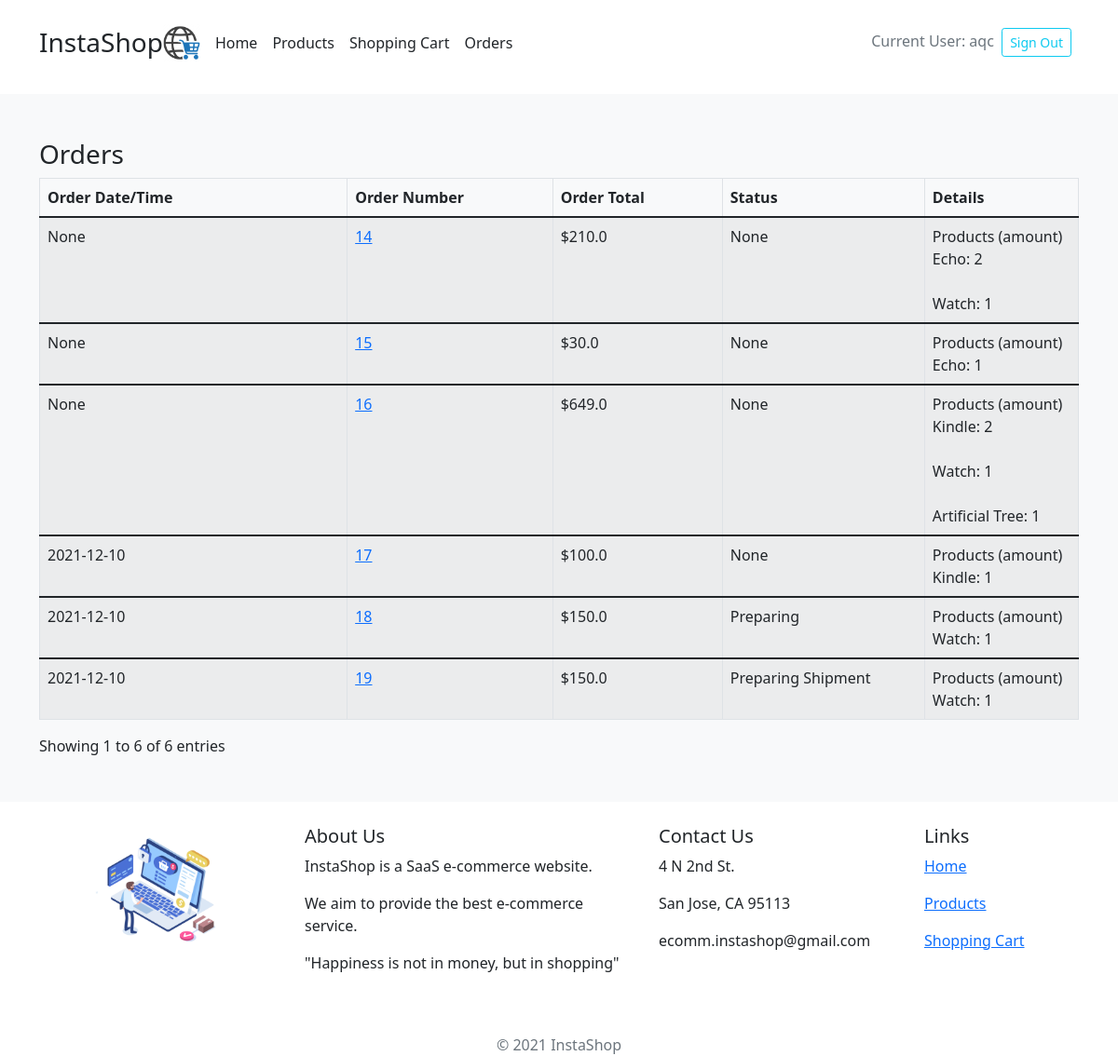
The app's page /ecommerce/orders (signed in) with its own data.
### ecommerce/models.py (models this page shows, shortened)
class User(models.Model):
    username = models.CharField(max_length=20)
    password = models.CharField(max_length=26)

class Order(models.Model):
    user = models.ForeignKey(User, on_delete=models.CASCADE, null=True)
    firstname = models.CharField(max_length=50)
    email = models.CharField(max_length=50)
    address = models.CharField(max_length=50)
    city = models.CharField(max_length=50)
    state = models.CharField(max_length=50)
    zip = models.CharField(max_length=50)
    cardname = models.CharField(max_length=50)
    cardnumber = models.CharField(max_length=50)
    expmonth = models.CharField(max_length=500)
    totals = models.FloatField(null=True)
    times = models.CharField(max_length=50, null=True)
    status = models.CharField(max_length=50, null=True)

class OrderItem(models.Model):
    order = models.ForeignKey(Order, on_delete=models.CASCADE)
    product = models.ForeignKey(Product, on_delete=models.CASCADE, null=True)
    count = models.IntegerField()
    total = models.FloatField(null=True)

class Product(models.Model):
    name = models.CharField(max_length=50)
    description = models.CharField(max_length=500)
    price = models.FloatField(null=True)
    stock = models.IntegerField(null=True)

### ecommerce/views.py (the view)
# urls.py: path('orders', views.orders, name='orders')
def orders(request):
    user = get_current_user(request)
    order_list = Order.objects.filter(user=user.id)
    order_detail = {}
    ordersNum = 0
    for orders in order_list:
        items = OrderItem.objects.filter(order=orders.id)
        order_detail[orders] = items
        ordersNum = ordersNum + 1
    context = {
        'order_list': order_list,
        'order_detail': order_detail,
        'ordersNum': ordersNum,
        'user': user
    }
    return render(request, 'ecommerce/orders.html', context)

### ecommerce/views.py (called while the page is built)
def get_current_user(request):
    try:
        user_id = request.session['user_id']
        user = User.objects.get(pk=user_id)
        return user
    except KeyError:
        return None

### ecommerce/templates/ecommerce/orders.html (shortened to what this page needs)
{% include "ecommerce/header.html" %}
<body>
    <div class="album py-5 bg-light">
        <div class="container">
            <h3 class="account-header">Orders</h3>
            <div class="order-history-table">
                <div id="order_table_wrapper" class="dataTables_wrapper" role="grid">
                    <table cellpadding="0" cellspacing="0" border="0" class="display table table-striped table-bordered dataTable" id="order_table" aria-describedby="order_table_info">
                        <thead>
                            <tr role="row">
                                <th class="date-column sorting_desc" tabindex="0" rowspan="1" colspan="1" aria-sort="descending" aria-label="Order Date/Time: activate to sort column ascending" style="width: 292px;">Order Date/Time</th>
                                <th class="number-column sorting" tabindex="0" rowspan="1" colspan="1" aria-label="Order Number: activate to sort column descending" style="width: 195px;">Order Number</th>
                                <th class="total-column sorting" tabindex="0" rowspan="1" colspan="1" aria-label="Order Total: activate to sort column descending" style="width: 161px;">Order Total</th>
                                <th class="status-column sorting" tabindex="0" rowspan="1" colspan="1" aria-label="Status: activate to sort column descending" style="width: 192px;">Status</th>
                                <th class="detail-column sorting" tabindex="0" rowspan="1" colspan="1" aria-label="Orders: activate to sort column descending" style="width: 146px;">Details</th>
                            </tr>
                        </thead>
                        {% if order_list %}
                        {% for orders, details in order_detail.items %}
                            <tbody role="alert" aria-live="polite" aria-relevant="all">
                                <tr class="odd">
                                    <td class="date-column sorting_1"> {{orders.times}} </td>
                                    <td class="number-column"><a href="ecommerce/orderHistoryDetail/1135954520/"> {{orders.id}} </a></td>
                                    <td class="total-column"> ${{orders.totals}} </td>
                                    <td class="status-column"> {{orders.status}} </td>
                                    <td class="detail-column">
                                        Products (amount)
                                            {% for detail in details %}
                                                <br>{{detail.product.name}}: {{detail.count}} </br>
                                            {% endfor %}
                                    </td>
                                </tr>
                            </tbody>
                            {% endfor %}
                        {% endif %}
                    </table>
                    <div class="bottom">
                        <div class="dataTables_info" id="order_table_info">Showing 1 to {{ordersNum}} of {{ordersNum}} entries</div>
                    </div>
                </div>
            </div>
        </div>
    </div>
</body>
{% include "ecommerce/footer.html" %}

### ecommerce/templates/ecommerce/header.html (shortened to what this page needs)
<!DOCTYPE html>
<html lang="en">
<link href="https://cdn.jsdelivr.net/npm/bootstrap@5.1.1/dist/css/bootstrap.min.css" rel="stylesheet"
>
<header class="p-3 mb-3" style="margin-top: 6px">
    <div class="container">
        <div class="font-weight-bold d-flex flex-wrap align-items-center justify-content-center justify-content-lg-start">
            <h3 class="d-flex align-items-center mb-2 mb-lg-0 text-dark text-decoration-none" style="margin-right: 8px">
                InstaShop <img src="/static/ecommerce/images/header_logo.png" width="40" height="40">
            </h3>
            <ul class="nav col-12 col-lg-auto me-lg-auto mb-2 justify-content-center mb-md-0">
                <li><a href="{% url 'index' %}" class="nav-link px-2 link-dark">Home</a></li>
                <li><a href="{% url 'products' %}" class="nav-link px-2 link-dark">Products</a></li>
                {% if user != null and user.id != null %}
                    <li><a href="{% url 'cart' %}" class="nav-link px-2 link-dark">Shopping Cart</a></li>
                    <li><a href="{% url 'orders' %}" class="nav-link px-2 link-dark">Orders</a></li>
                {% endif %}
            </ul>
            <div class="text-end">
                {% if user.id == null %}
                    <a href="{% url 'login' %}">
                        <button class="w-100 btn btn-lg btn-primary" type="submit">Sign in</button>
                    </a>
                {% else %}
                    <a href="#" class="nav-link px-2 link-secondary">Current User: {{ user.username }}&nbsp;&nbsp;<button
                            class="btn-sm btn btn-outline-info sign-out" type="submit">Sign Out
                    </button>
                    </a>
                {% endif %}
            </div>
        </div>
    </div>
</header>

### records on screen
User: username "aqc"
Order: times "None", id "14", totals "210.0", status "None"
OrderItem: product.name "Echo", count "2"
OrderItem: product.name "Watch", count "1"
Order: times "None", id "15", totals "30.0", status "None"
OrderItem: product.name "Echo", count "1"
Order: times "None", id "16", totals "649.0", status "None"
OrderItem: product.name "Kindle", count "2"
OrderItem: product.name "Watch", count "1"
OrderItem: product.name "Artificial Tree", count "1"
Order: times "2021-12-10", id "17", totals "100.0", status "None"
OrderItem: product.name "Kindle", count "1"
Order: times "2021-12-10", id "18", totals "150.0", status "Preparing"
OrderItem: product.name "Watch", count "1"
Order: times "2021-12-10", id "19", totals "150.0", status "Preparing Shipment"
OrderItem: product.name "Watch", count "1"

### other values on screen
{{ ordersNum }} "6"
